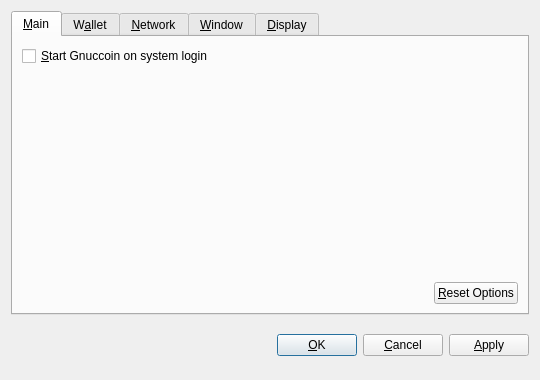
<?xml version="1.0" encoding="UTF-8"?>
<ui version="4.0">
 <class>OptionsDialog</class>
 <widget class="QDialog" name="OptionsDialog">
  <property name="geometry">
   <rect>
    <x>0</x>
    <y>0</y>
    <width>540</width>
    <height>380</height>
   </rect>
  </property>
  <property name="windowTitle">
   <string>Options</string>
  </property>
  <property name="modal">
   <bool>true</bool>
  </property>
  <layout class="QVBoxLayout" name="verticalLayout">
   <item>
    <widget class="QTabWidget" name="tabWidget">
     <property name="tabPosition">
      <enum>QTabWidget::North</enum>
     </property>
     <property name="currentIndex">
      <number>0</number>
     </property>
     <widget class="QWidget" name="tabMain">
      <attribute name="title">
       <string>&amp;Main</string>
      </attribute>
      <layout class="QVBoxLayout" name="verticalLayout_Main">
       <item>
        <widget class="QCheckBox" name="bitcoinAtStartup">
         <property name="toolTip">
          <string>Automatically start Gnuccoin after logging in to the system.</string>
         </property>
         <property name="text">
          <string>&amp;Start Gnuccoin on system login</string>
         </property>
        </widget>
       </item>
       <item>
        <spacer name="verticalSpacer_Main">
         <property name="orientation">
          <enum>Qt::Vertical</enum>
         </property>
         <property name="sizeHint" stdset="0">
          <size>
           <width>20</width>
           <height>40</height>
          </size>
         </property>
        </spacer>
       </item>
       <item>
        <layout class="QHBoxLayout" name="horizontalLayout_2_Main">
         <item>
          <spacer name="horizontalSpacer_2_Main">
           <property name="orientation">
            <enum>Qt::Horizontal</enum>
           </property>
           <property name="sizeHint" stdset="0">
            <size>
             <width>40</width>
             <height>20</height>
            </size>
           </property>
          </spacer>
         </item>
         <item>
          <widget class="QPushButton" name="resetButton">
           <property name="toolTip">
            <string>Reset all client options to default.</string>
           </property>
           <property name="text">
            <string>&amp;Reset Options</string>
           </property>
           <property name="autoDefault">
            <bool>false</bool>
           </property>
          </widget>
         </item>
        </layout>
       </item>
      </layout>
     </widget>
     <widget class="QWidget" name="tabWallet">
      <attribute name="title">
       <string>W&amp;allet</string>
      </attribute>
      <layout class="QVBoxLayout" name="verticalLayout_Network">
       <item>
        <widget class="QLabel" name="transactionFeeInfoLabel">
         <property name="text">
          <string>Optional transaction fee per kB that helps make sure your transactions are processed quickly. Most transactions are 1 kB.</string>
         </property>
         <property name="textFormat">
          <enum>Qt::PlainText</enum>
         </property>
         <property name="wordWrap">
          <bool>true</bool>
         </property>
        </widget>
       </item>
       <item>
        <layout class="QHBoxLayout" name="horizontalLayout_1_Main">
         <item>
          <widget class="QLabel" name="transactionFeeLabel">
           <property name="text">
            <string>Pay transaction &amp;fee</string>
           </property>
           <property name="textFormat">
            <enum>Qt::PlainText</enum>
           </property>
           <property name="buddy">
            <cstring>transactionFee</cstring>
           </property>
          </widget>
         </item>
         <item>
          <widget class="BitcoinAmountField" name="transactionFee"/>
         </item>
         <item>
          <spacer name="horizontalSpacer_1_Main">
           <property name="orientation">
            <enum>Qt::Horizontal</enum>
           </property>
           <property name="sizeHint" stdset="0">
            <size>
             <width>40</width>
             <height>20</height>
            </size>
           </property>
          </spacer>
         </item>
        </layout>
       </item>
       <item>
        <widget class="QLabel" name="label">
         <property name="text">
          <string>If you disable the spending of unconfirmed change, the change from a transaction cannot be used until that transaction has at least one confirmation. This also affects how your balance is computed.</string>
         </property>
         <property name="wordWrap">
          <bool>true</bool>
         </property>
        </widget>
       </item>
       <item>
        <widget class="QCheckBox" name="spendZeroConfChange">
         <property name="text">
          <string>Spend unconfirmed change  (experts only)</string>
         </property>
        </widget>
       </item>
       <item>
        <spacer name="verticalSpacer">
         <property name="orientation">
          <enum>Qt::Vertical</enum>
         </property>
         <property name="sizeHint" stdset="0">
          <size>
           <width>20</width>
           <height>40</height>
          </size>
         </property>
        </spacer>
       </item>
      </layout>
     </widget>
     <widget class="QWidget" name="tabNetwork">
      <attribute name="title">
       <string>&amp;Network</string>
      </attribute>
      <layout class="QVBoxLayout" name="verticalLayout_Network">
       <item>
        <widget class="QCheckBox" name="mapPortUpnp">
         <property name="toolTip">
          <string>Automatically open the Gnuccoin client port on the router. This only works when your router supports UPnP and it is enabled.</string>
         </property>
         <property name="text">
          <string>Map port using &amp;UPnP</string>
         </property>
        </widget>
       </item>
       <item>
        <widget class="QCheckBox" name="connectSocks">
         <property name="toolTip">
          <string>Connect to the Gnuccoin network through a SOCKS proxy (e.g. when connecting through Tor).</string>
         </property>
         <property name="text">
          <string>&amp;Connect through SOCKS proxy:</string>
         </property>
        </widget>
       </item>
       <item>
        <layout class="QHBoxLayout" name="horizontalLayout_Network">
         <item>
          <widget class="QLabel" name="proxyIpLabel">
           <property name="text">
            <string>Proxy &amp;IP:</string>
           </property>
           <property name="textFormat">
            <enum>Qt::PlainText</enum>
           </property>
           <property name="buddy">
            <cstring>proxyIp</cstring>
           </property>
          </widget>
         </item>
         <item>
          <widget class="QValidatedLineEdit" name="proxyIp">
           <property name="maximumSize">
            <size>
             <width>140</width>
             <height>16777215</height>
            </size>
           </property>
           <property name="toolTip">
            <string>IP address of the proxy (e.g. 127.0.0.1)</string>
           </property>
          </widget>
         </item>
         <item>
          <widget class="QLabel" name="proxyPortLabel">
           <property name="text">
            <string>&amp;Port:</string>
           </property>
           <property name="textFormat">
            <enum>Qt::PlainText</enum>
           </property>
           <property name="buddy">
            <cstring>proxyPort</cstring>
           </property>
          </widget>
         </item>
         <item>
          <widget class="QLineEdit" name="proxyPort">
           <property name="maximumSize">
            <size>
             <width>55</width>
             <height>16777215</height>
            </size>
           </property>
           <property name="toolTip">
            <string>Port of the proxy (e.g. 9050)</string>
           </property>
          </widget>
         </item>
         <item>
          <widget class="QLabel" name="socksVersionLabel">
           <property name="text">
            <string>SOCKS &amp;Version:</string>
           </property>
           <property name="textFormat">
            <enum>Qt::PlainText</enum>
           </property>
           <property name="buddy">
            <cstring>socksVersion</cstring>
           </property>
          </widget>
         </item>
         <item>
          <widget class="QValueComboBox" name="socksVersion">
           <property name="toolTip">
            <string>SOCKS version of the proxy (e.g. 5)</string>
           </property>
          </widget>
         </item>
         <item>
          <spacer name="horizontalSpacer_Network">
           <property name="orientation">
            <enum>Qt::Horizontal</enum>
           </property>
           <property name="sizeHint" stdset="0">
            <size>
             <width>40</width>
             <height>20</height>
            </size>
           </property>
          </spacer>
         </item>
        </layout>
       </item>
       <item>
        <spacer name="verticalSpacer_Network">
         <property name="orientation">
          <enum>Qt::Vertical</enum>
         </property>
         <property name="sizeHint" stdset="0">
          <size>
           <width>20</width>
           <height>40</height>
          </size>
         </property>
        </spacer>
       </item>
      </layout>
     </widget>
     <widget class="QWidget" name="tabWindow">
      <attribute name="title">
       <string>&amp;Window</string>
      </attribute>
      <layout class="QVBoxLayout" name="verticalLayout_Window">
       <item>
        <widget class="QCheckBox" name="minimizeToTray">
         <property name="toolTip">
          <string>Show only a tray icon after minimizing the window.</string>
         </property>
         <property name="text">
          <string>&amp;Minimize to the tray instead of the taskbar</string>
         </property>
        </widget>
       </item>
       <item>
        <widget class="QCheckBox" name="minimizeOnClose">
         <property name="toolTip">
          <string>Minimize instead of exit the application when the window is closed. When this option is enabled, the application will be closed only after selecting Quit in the menu.</string>
         </property>
         <property name="text">
          <string>M&amp;inimize on close</string>
         </property>
        </widget>
       </item>
       <item>
        <spacer name="verticalSpacer_Window">
         <property name="orientation">
          <enum>Qt::Vertical</enum>
         </property>
         <property name="sizeHint" stdset="0">
          <size>
           <width>20</width>
           <height>40</height>
          </size>
         </property>
        </spacer>
       </item>
      </layout>
     </widget>
     <widget class="QWidget" name="tabDisplay">
      <attribute name="title">
       <string>&amp;Display</string>
      </attribute>
      <layout class="QVBoxLayout" name="verticalLayout_Display">
       <item>
        <layout class="QHBoxLayout" name="horizontalLayout_1_Display">
         <item>
          <widget class="QLabel" name="langLabel">
           <property name="text">
            <string>User Interface &amp;language:</string>
           </property>
           <property name="textFormat">
            <enum>Qt::PlainText</enum>
           </property>
           <property name="buddy">
            <cstring>lang</cstring>
           </property>
          </widget>
         </item>
         <item>
          <widget class="QValueComboBox" name="lang">
           <property name="toolTip">
            <string>The user interface language can be set here. This setting will take effect after restarting Gnuccoin.</string>
           </property>
          </widget>
         </item>
        </layout>
       </item>
       <item>
        <layout class="QHBoxLayout" name="horizontalLayout_2_Display">
         <item>
          <widget class="QLabel" name="unitLabel">
           <property name="text">
            <string>&amp;Unit to show amounts in:</string>
           </property>
           <property name="textFormat">
            <enum>Qt::PlainText</enum>
           </property>
           <property name="buddy">
            <cstring>unit</cstring>
           </property>
          </widget>
         </item>
         <item>
          <widget class="QValueComboBox" name="unit">
           <property name="toolTip">
            <string>Choose the default subdivision unit to show in the interface and when sending coins.</string>
           </property>
          </widget>
         </item>
        </layout>
       </item>
       <item>
        <widget class="QCheckBox" name="displayAddresses">
         <property name="toolTip">
          <string>Whether to show Gnuccoin addresses in the transaction list or not.</string>
         </property>
         <property name="text">
          <string>&amp;Display addresses in transaction list</string>
         </property>
        </widget>
       </item>
       <item>
        <widget class="QCheckBox" name="coinControlFeatures">
         <property name="toolTip">
          <string>Whether to show coin control features or not.</string>
         </property>
         <property name="text">
          <string>Display coin &amp;control features (experts only!)</string>
         </property>
        </widget>
       </item>
       <item>
        <spacer name="verticalSpacer_Display">
         <property name="orientation">
          <enum>Qt::Vertical</enum>
         </property>
         <property name="sizeHint" stdset="0">
          <size>
           <width>20</width>
           <height>40</height>
          </size>
         </property>
        </spacer>
       </item>
      </layout>
     </widget>
    </widget>
   </item>
   <item>
    <layout class="QHBoxLayout" name="horizontalLayout_Buttons">
     <item>
      <spacer name="horizontalSpacer_1">
       <property name="orientation">
        <enum>Qt::Horizontal</enum>
       </property>
       <property name="sizeHint" stdset="0">
        <size>
         <width>40</width>
         <height>48</height>
        </size>
       </property>
      </spacer>
     </item>
     <item>
      <widget class="QLabel" name="statusLabel">
       <property name="font">
        <font>
         <weight>75</weight>
         <bold>true</bold>
        </font>
       </property>
       <property name="text">
        <string/>
       </property>
       <property name="textFormat">
        <enum>Qt::PlainText</enum>
       </property>
       <property name="wordWrap">
        <bool>true</bool>
       </property>
      </widget>
     </item>
     <item>
      <spacer name="horizontalSpacer_2">
       <property name="orientation">
        <enum>Qt::Horizontal</enum>
       </property>
       <property name="sizeHint" stdset="0">
        <size>
         <width>40</width>
         <height>48</height>
        </size>
       </property>
      </spacer>
     </item>
     <item>
      <widget class="QPushButton" name="okButton">
       <property name="text">
        <string>&amp;OK</string>
       </property>
      </widget>
     </item>
     <item>
      <widget class="QPushButton" name="cancelButton">
       <property name="text">
        <string>&amp;Cancel</string>
       </property>
       <property name="autoDefault">
        <bool>false</bool>
       </property>
      </widget>
     </item>
     <item>
      <widget class="QPushButton" name="applyButton">
       <property name="text">
        <string>&amp;Apply</string>
       </property>
       <property name="autoDefault">
        <bool>false</bool>
       </property>
      </widget>
     </item>
    </layout>
   </item>
  </layout>
 </widget>
 <customwidgets>
  <customwidget>
   <class>BitcoinAmountField</class>
   <extends>QSpinBox</extends>
   <header>bitcoinamountfield.h</header>
  </customwidget>
  <customwidget>
   <class>QValueComboBox</class>
   <extends>QComboBox</extends>
   <header>qvaluecombobox.h</header>
  </customwidget>
  <customwidget>
   <class>QValidatedLineEdit</class>
   <extends>QLineEdit</extends>
   <header>qvalidatedlineedit.h</header>
  </customwidget>
 </customwidgets>
 <resources/>
 <connections/>
</ui>
